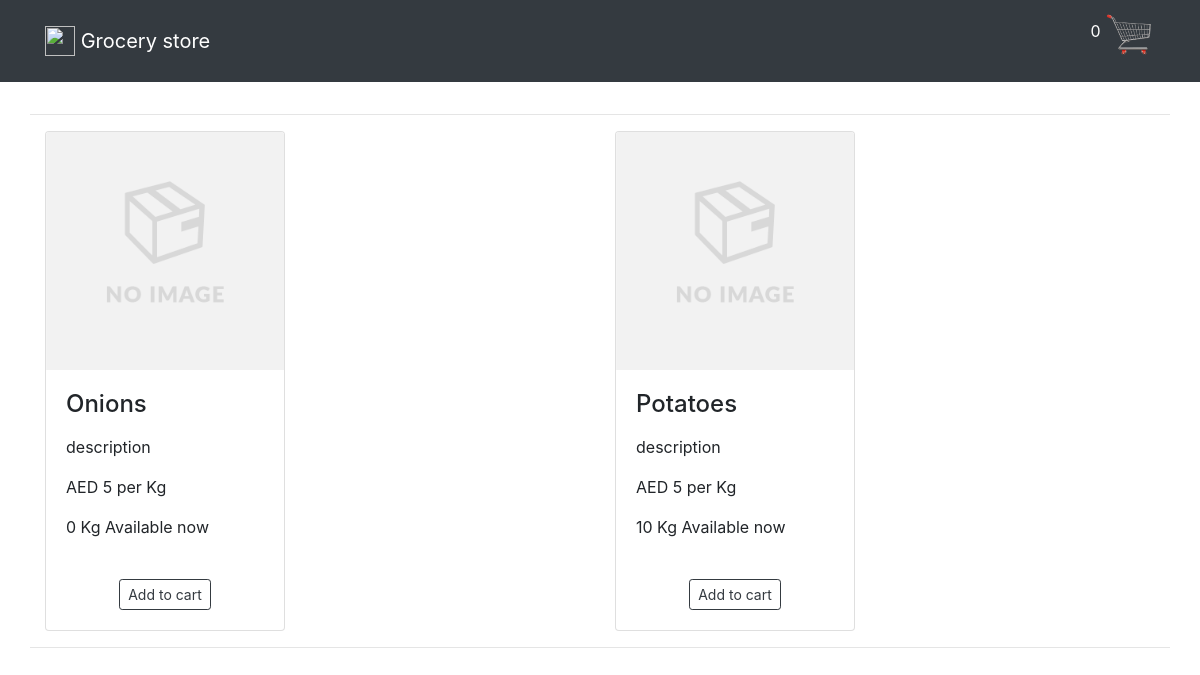
/, run on an earlier commit of the app's database.
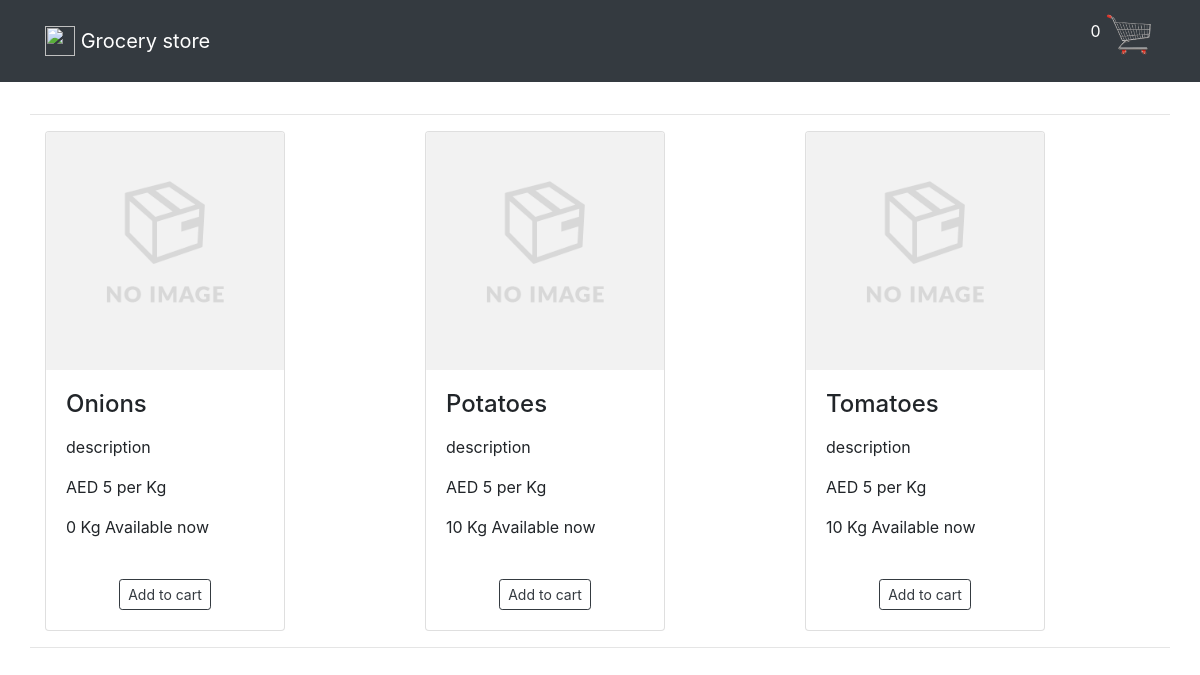
And on a later commit of the database.
### store/models.py (models this page shows, shortened)
class Product(models.Model):
    product_name = models.CharField(_('Product'), max_length=20)
    product_description = models.CharField(_('Product description'), max_length=200)
    slug = models.SlugField()

class Price(models.Model):
    product = models.ForeignKey(Product, on_delete=models.CASCADE, related_name='prices')
    unit = models.CharField(_('Unit of measurement'), max_length=5,
                            choices=MEASURING_UNIT_CHOICES, default=KILOGRAM)
    price = models.IntegerField(_('Price per unit'))
    currency = models.CharField(_('Currency'), max_length=5,
                            choices=CURRENCIES, default='AED')

class Quantity(models.Model):
    product = models.ForeignKey(Product, on_delete=models.CASCADE, related_name='quantities')
    unit = models.CharField(_('Unit of measurement'), max_length=5,
                            choices=MEASURING_UNIT_CHOICES, default=KILOGRAM)
    quantity = models.IntegerField(_('Available quantity'))

### store/views.py (the view)
# urls.py: path('', ProductsListView.as_view(), name='product_list'),
class ProductsListView(ListView):
    template_name = 'index.html'
    model = Product

### store/templates/index.html (shortened to what this page needs)
{% extends 'base.html' %}
{% block content %}
{% load static %}
<div class="container">
	<div class="row mt-2 ">
			{% for obj in object_list %}
				<div class="col" style="padding:0px;">
					{% include 'snippets/card.html' with instance=obj %}
				</div>
			{% endfor %}
    </div>
		</div>
{% endblock %}

### store/templates/base.html (shortened to what this page needs)
<!doctype html>
<html lang="en">
  <head>
  {% load static %}
  <link rel="stylesheet" href="https://maxcdn.bootstrapcdn.com/bootstrap/4.0.0-beta/css/bootstrap.min.css">
  <link rel='stylesheet' href='https://maxcdn.bootstrapcdn.com/font-awesome/4.7.0/css/font-awesome.min.css' />
  <link rel="stylesheet" href="https://cdnjs.cloudflare.com/ajax/libs/jquery-modal/0.9.1/jquery.modal.min.css" />
<link rel="stylesheet" href="{% static 'css/style.css' %}">
  </head>
  <body>
  <nav class="navbar navbar-expand-lg navbar-dark bg-dark mb-3">
   <div class='container'>
    <a class="navbar-brand" href="/">
      <img src="" width="30" height="30" class="d-inline-block align-top" alt="">
      {% if brand_name %} {{brand_name }} {% else %}Grocery store {% endif %}
    </a>
  <ul class="navbar-nav ml-auto">
    <li class="nav-item">
      <p>
        <span id="itemCount"></span>
        <a href="#cart" rel="modal:open"><img src="{% static 'images/cart.png' %}" width="50" height="50"></a>
      </p>
    </li>
  </ul>
</div>
</nav>
  {% block content %} {% endblock %}
</body>
</html>

### store/templates/snippets/card.html
{% load static %}
<hr>
<div class="col-sm-3 col-md-7">
<div class="card" style="width: 15rem;">
    <a href=""><img class="card-img-top" src="{% static 'images/img_empty.png' %}" alt="product"></a>
  <div class="card-body">
    <h4 class="card-title">{{ obj.product_name}}</h4>
    <p class="card-text">{{ obj.product_description|linebreaks|truncatewords:14 }}</p>
    <p class="card-text">{{ obj.prices.all.values.get.currency}} {{ obj.prices.all.values.get.price }} per {{ obj.prices.all.values.get.unit }}</p>
    <p class="card-text">{{obj.quantities.all.values.get.quantity}} {{obj.quantities.all.values.get.unit}} Available now </p>
    <div class='text-center'>
        <button class="text-center btn btn-outline-dark btn-sm mt-4 sc-add-to-cart" data-id={{ obj.id}} data-name={{ obj.product_name }}  data-price={{ obj.prices.all.values.get.price }}  type="submit">Add to cart</button>
    </div>
  </div>
</div>
</div>
<hr>

### static/css/style.css (style rules this page uses)
#itemCount { color: #fff; }

What changed in the data, as far as the page shows it:
added Product: product_name "Tomatoes", product_description "description", prices.all.values.get.currency "AED", prices.all.values.get.price "5", prices.all.values.get.unit "Kg", quantities.all.values.get.quantity "10", quantities.all.values.get.unit "Kg"
